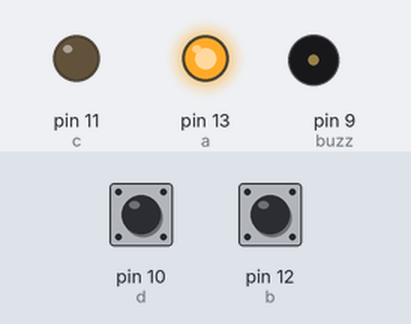
The sketch below on a simulated Arduino Uno, built with avr-gcc and run on an emulated ATmega328P. Shown: output pins drawn as LEDs (lit = HIGH), buzzer (waves = sounding). The inputs (shaded band) are chosen by the test bench; at power-on: pin 12 (b) HIGH, pin 10 (d) HIGH. What the sketch prints to the serial monitor is not drawn.

Above: at 1.2 s.
1.3 s: pin 12 (b) pulled LOW for 0.15 s
At 2.5 s:
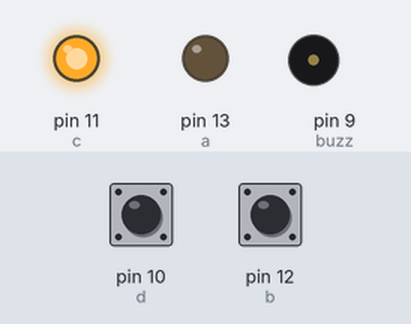
4.4 s: pin 10 (d) pulled LOW for 3.2 s
At 5.6 s:
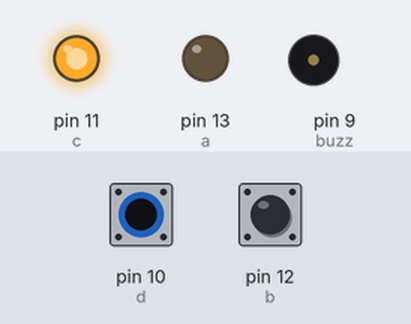
9.1 s: pin 12 (b) pulled LOW for 1 s
At 9.33 s:
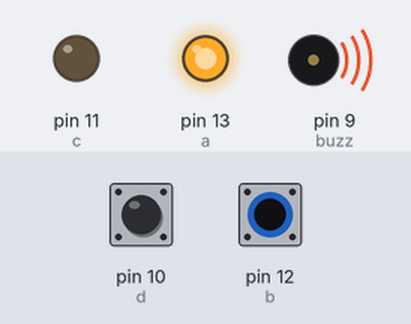
13.1 s: pin 10 (d) pulled LOW for 1 s
At 13.7 s:
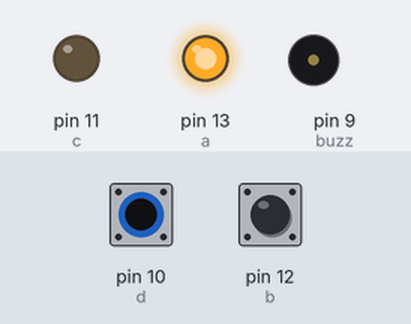
Timing chart, 0 to 16.1 s (numbered marks = the images above; inputs shaded):
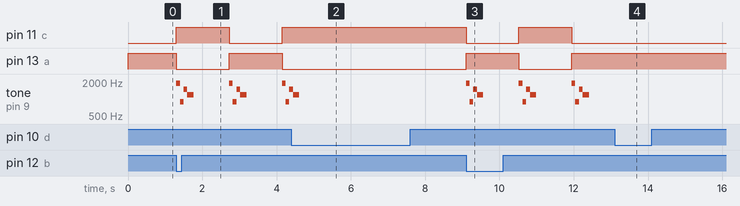

The sketch:

bot_o_para_alternar_leds.ino
```cpp
#define a 13
#define b 12
#define c 11
#define d 10
#define buzz 9

void setup() {
  // put your setup code here, to run once:
  pinMode(a, OUTPUT);
  pinMode(b, INPUT_PULLUP);
  pinMode(c, OUTPUT);
  pinMode(d, INPUT_PULLUP);
  pinMode(buzz, OUTPUT);
  digitalWrite(a, HIGH);
  //digitalWrite(b, LOW);
    Serial.begin(500000);

}

void loop() {
  // put your main code here, to run repeatedly:

  if(digitalRead(b)== LOW){
    tone(buzz, 500);
    while(digitalRead(d) == HIGH){
      digitalWrite(c, !digitalRead(c));
      digitalWrite(a, !digitalRead(a));

      tone(buzz, 1900, 100);   //Define a frequência em 1440
      delay(100);
      tone(buzz, 900, 100);
      delay(100);
      tone(buzz, 1500, 150);
      delay(100);
      tone(buzz, 1200, 170);
      delay(100);
      Serial.println("................................................................................................................................................................................................................................................................................................................................................................................................................................................................................................................................................................................................................................................................................................................................................................................................................................................................................................................................................................................................................................................................................................................................................................................................................................................");


      delay(1000);
    }
  }

  if(digitalRead(d) == LOW){
    noTone(buzz);
    while(digitalRead(b) == HIGH){

    }
  }


  /*else{
    digitalWrite(a, LOW);
  }*/

}
```

Measured:
- after the input at 1.3 s, pin 11 (c): LOW → HIGH at once, → LOW 1.4 s later, → HIGH 1.4 s later; pin 13 (a): HIGH → LOW at once, → HIGH 1.4 s later, → LOW 1.4 s later; tone on pin 9 (buzz): silent → 1900 Hz at once, then repeats every 1.4 s: 900 Hz 0.10 s, 1500 Hz 0.10 s, 1200 Hz 0.17 s, silent 0.95 s, 1900 Hz 0.10 s
- after the input at 4.4 s, pin 11 (c): stays HIGH (without the input it goes to LOW after 1.2 s); pin 13 (a): stays LOW (without the input it goes to HIGH after 1.2 s); tone on pin 9 (buzz): goes on until 4.6 s, then stays silent
- after the input at 9.1 s, pin 11 (c): HIGH → LOW at once, → HIGH 1.4 s later, → LOW 1.4 s later; pin 13 (a): LOW → HIGH at once, → LOW 1.4 s later, → HIGH 1.4 s later; tone on pin 9 (buzz): silent → 1900 Hz at once, then repeats every 1.4 s: 900 Hz 0.10 s, 1500 Hz 0.10 s, 1200 Hz 0.17 s, silent 0.95 s, 1900 Hz 0.10 s
- after the input at 13.1 s, pin 11 (c): stays LOW (without the input it goes to HIGH after 0.27 s); pin 13 (a): stays HIGH (without the input it goes to LOW after 0.27 s); tone on pin 9 (buzz): stops changing and stays silent
